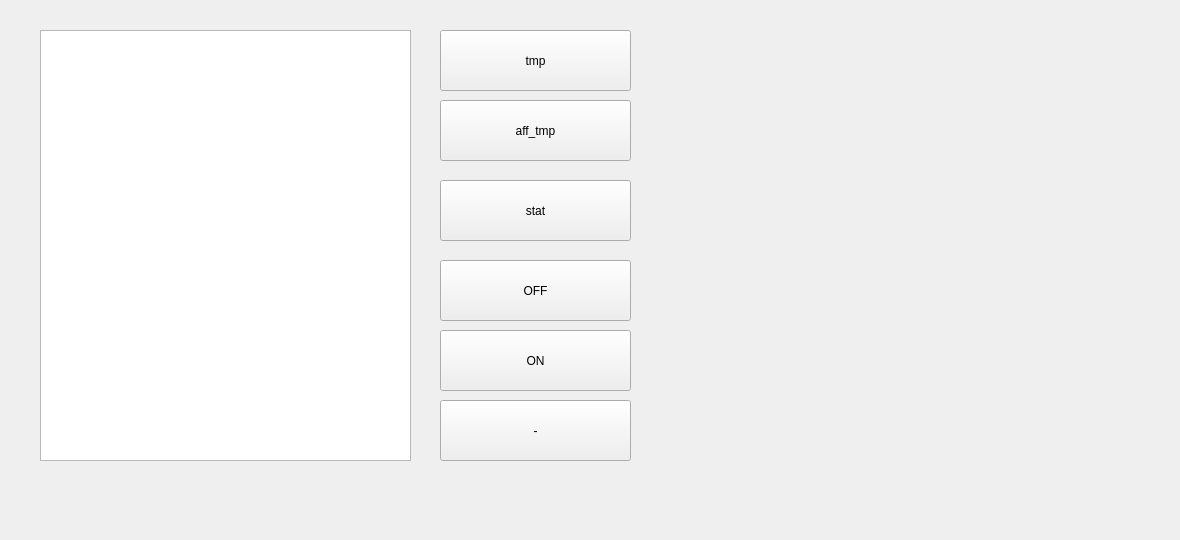
      <widget class="QWidget" name="tab_6">
       <attribute name="title">
        <string>Page</string>
       </attribute>
       <widget class="QPushButton" name="pushButton">
        <property name="geometry">
         <rect>
          <x>440</x>
          <y>180</y>
          <width>191</width>
          <height>61</height>
         </rect>
        </property>
        <property name="text">
         <string>stat</string>
        </property>
       </widget>
       <widget class="QPushButton" name="pushButton_2">
        <property name="geometry">
         <rect>
          <x>440</x>
          <y>400</y>
          <width>191</width>
          <height>61</height>
         </rect>
        </property>
        <property name="text">
         <string>-</string>
        </property>
       </widget>
       <widget class="QPushButton" name="pushButton_3">
        <property name="geometry">
         <rect>
          <x>440</x>
          <y>330</y>
          <width>191</width>
          <height>61</height>
         </rect>
        </property>
        <property name="text">
         <string>ON</string>
        </property>
       </widget>
       <widget class="QPushButton" name="pushButton_4">
        <property name="geometry">
         <rect>
          <x>440</x>
          <y>260</y>
          <width>191</width>
          <height>61</height>
         </rect>
        </property>
        <property name="text">
         <string>OFF</string>
        </property>
       </widget>
       <widget class="QPushButton" name="tmp">
        <property name="geometry">
         <rect>
          <x>440</x>
          <y>30</y>
          <width>191</width>
          <height>61</height>
         </rect>
        </property>
        <property name="text">
         <string>tmp</string>
        </property>
       </widget>
       <widget class="QLabel" name="tmp_aff">
        <property name="geometry">
         <rect>
          <x>610</x>
          <y>440</y>
          <width>331</width>
          <height>91</height>
         </rect>
        </property>
        <property name="text">
         <string/>
        </property>
       </widget>
       <widget class="QTableView" name="tab_c_2">
        <property name="geometry">
         <rect>
          <x>40</x>
          <y>30</y>
          <width>371</width>
          <height>431</height>
         </rect>
        </property>
       </widget>
       <widget class="QPushButton" name="aff_tmp">
        <property name="geometry">
         <rect>
          <x>440</x>
          <y>100</y>
          <width>191</width>
          <height>61</height>
         </rect>
        </property>
        <property name="text">
         <string>aff_tmp</string>
        </property>
       </widget>
       <widget class="QWidget" name="widget_2" native="true">
        <property name="geometry">
         <rect>
          <x>650</x>
          <y>20</y>
          <width>521</width>
          <height>431</height>
         </rect>
        </property>
        <widget class="QWidget" name="horizontalLayoutWidget_2">
         <property name="geometry">
          <rect>
           <x>20</x>
           <y>20</y>
           <width>471</width>
           <height>401</height>
          </rect>
         </property>
         <layout class="QHBoxLayout" name="verticalLayout_2"/>
        </widget>
       </widget>
      </widget>
